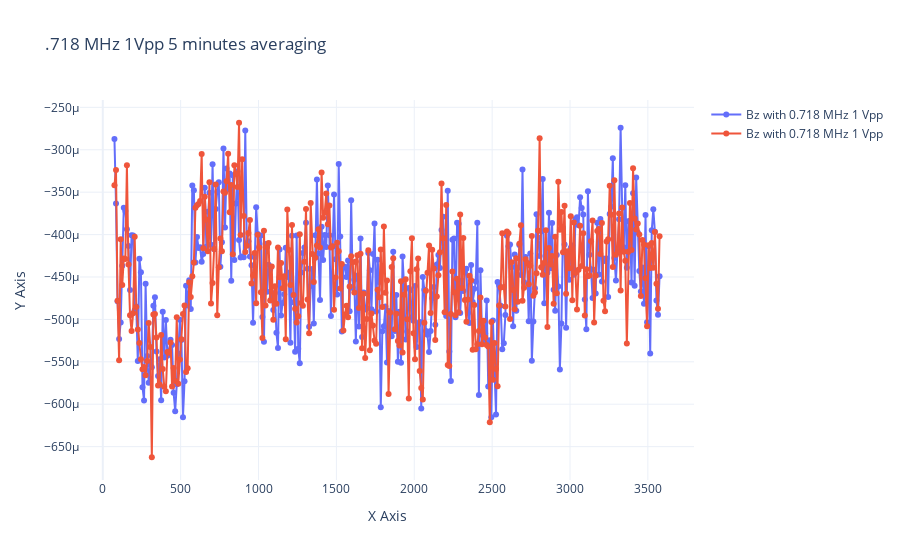

The cell this chart's notebook holds for it:
### Code cell
signal_Bz= OneMHz100s[1]['dataset']['sig_n']
background_Bz= OneMHz100s[1]['dataset']['sig_p']
tau = OneMHz100s[1]['dataset']['tau']

signal_Bzno= OneMHz100sno[1]['dataset']['sig_n']
background_Bzno= OneMHz100sno[1]['dataset']['sig_p']

# Replace 'x_column' and 'y_column' with actual column names
fig = go.Figure()

fig.add_trace(go.Scatter(
    x=tau,
    y=signal_Bz-background_Bz,
    mode='lines+markers',
    name='Bz with 0.718 MHz 1 Vpp'
))


fig.add_trace(go.Scatter(
    x=tau,
    y=signal_Bzno-background_Bzno,
    mode='lines+markers',
    name='Bz with 0.718 MHz 1 Vpp'
))

fig.update_layout(
    title='.718 MHz 1Vpp 5 minutes averaging ',
    xaxis_title='X Axis',
    yaxis_title='Y Axis',
    template='plotly_white'
)

fig.show()

### Figure 1 — Plotly figure (JSON) as saved in the notebook; plotly's stock layout.template omitted (floating-point values rounded to 4 significant figures; data arrays with more than 128 entries replaced by an {"elided": "..."} marker saying what was removed)
{"data": [{"mode": "lines+markers", "name": "Bz with 0.718 MHz 1 Vpp", "type": "scatter", "x": {"elided": "351 float values"}, "y": {"elided": "351 float values"}}, {"mode": "lines+markers", "name": "Bz with 0.718 MHz 1 Vpp", "type": "scatter", "x": {"elided": "351 float values"}, "y": {"elided": "351 float values"}}], "layout": {"title": {"text": ".718 MHz 1Vpp 5 minutes averaging "}, "xaxis": {"title": {"text": "X Axis"}}, "yaxis": {"title": {"text": "Y Axis"}}}}
